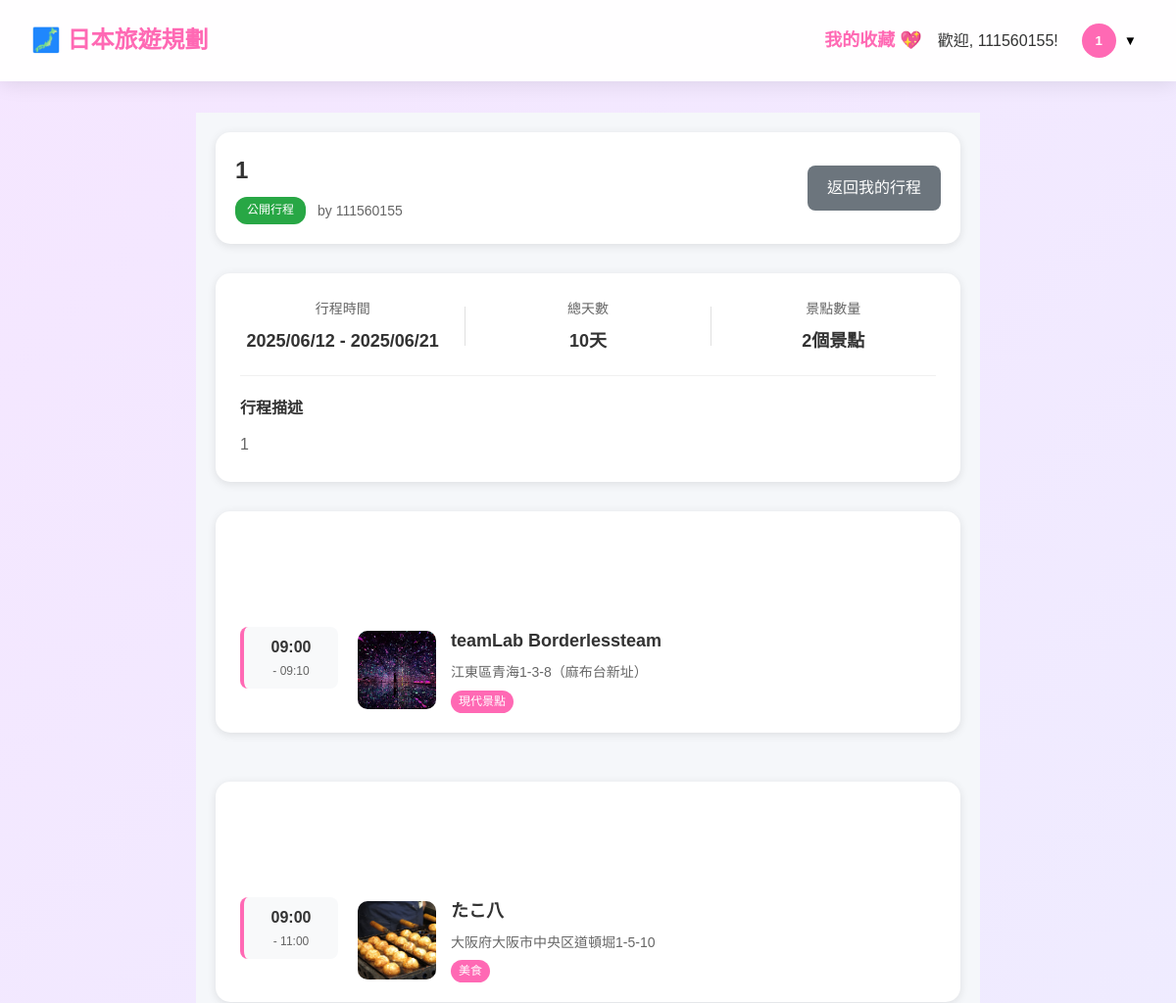
Page /public/trip/16/ (signed in, upper part) on the earlier database version.
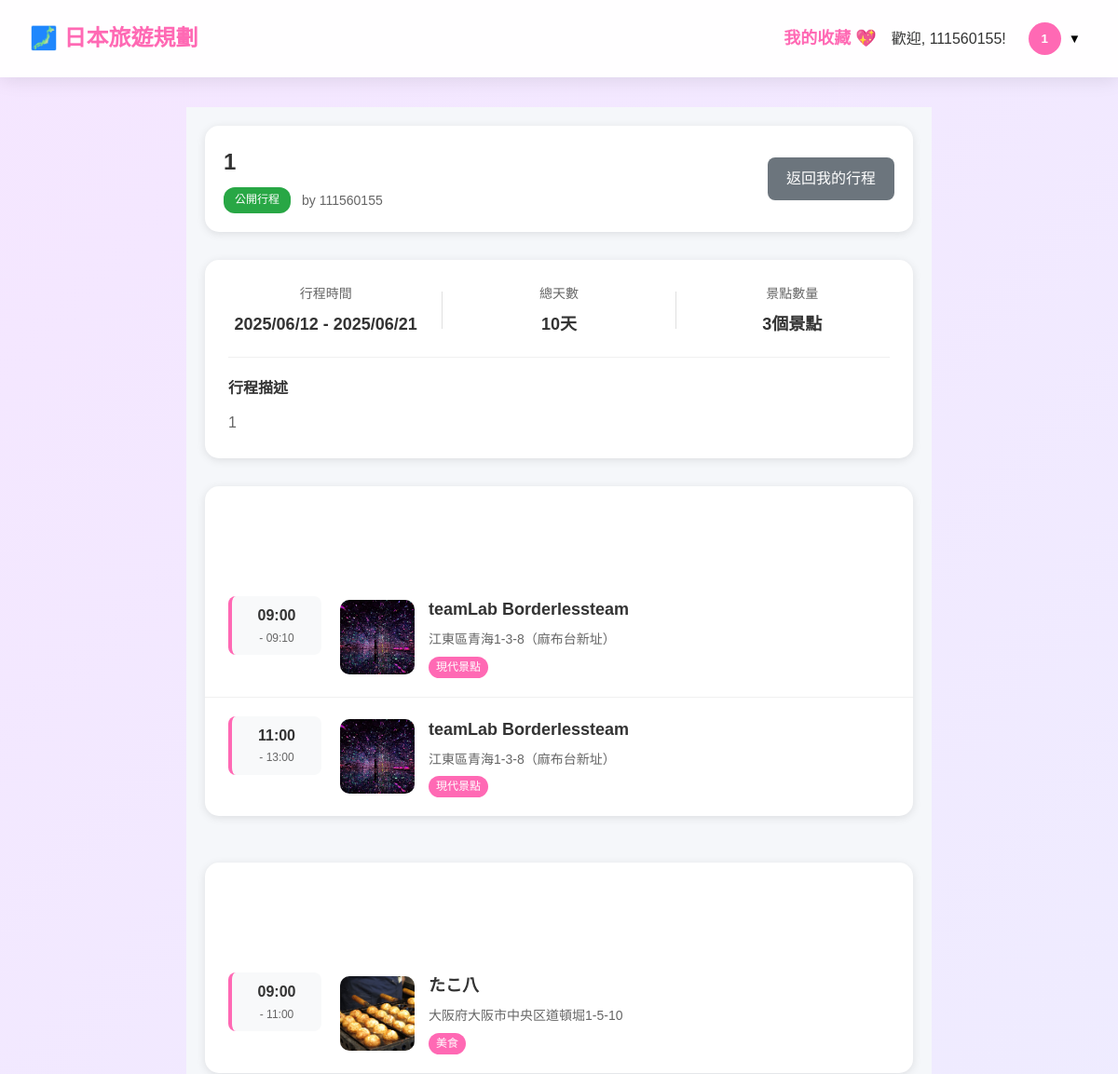
Same page on the later database version.
### travel/models.py (models this page shows, shortened)
class Itinerary(models.Model):
    trip = models.ForeignKey(Trip, on_delete=models.CASCADE, verbose_name='旅程')
    date = models.DateField(verbose_name='日期')
    attraction = models.ForeignKey(Attraction, on_delete=models.CASCADE, verbose_name='景點')  # 直接關聯景點
    visit_time = models.TimeField(null=True, blank=True, verbose_name='參觀時間')
    duration_minutes = models.PositiveIntegerField(default=120, verbose_name='預計停留時間(分鐘)')
    class Meta:
        ordering = ['date', 'visit_time']
        verbose_name = '行程'
        verbose_name_plural = '行程'

class Attraction(models.Model):
    name = models.CharField(max_length=200, verbose_name='景點名稱')
    description = models.TextField(verbose_name='描述')
    address = models.CharField(max_length=300, verbose_name='地址')
    region = models.ForeignKey(Region, on_delete=models.CASCADE, verbose_name='地區')
    attraction_type = models.ForeignKey(AttractionType, on_delete=models.CASCADE, verbose_name='景點類型')
    features = models.TextField(blank=True, verbose_name='特色')
    opening_hours = models.TextField(blank=True, verbose_name='營業時間')
    phone = models.CharField(max_length=20, blank=True, verbose_name='電話')
    website = models.URLField(blank=True, verbose_name='官方網站')
    image = models.ImageField(upload_to='attractions/', blank=True, null=True, verbose_name='圖片')
    class Meta:
        ordering = ['name']  # 移除按評分排序
        verbose_name = '景點'
        verbose_name_plural = '景點'

class AttractionType(models.Model):
    name = models.CharField(max_length=50, unique=True, verbose_name='類型名稱')
    icon = models.CharField(max_length=50, blank=True, verbose_name='圖標')
    class Meta:
        verbose_name = '景點類型'
        verbose_name_plural = '景點類型'

### travel/views.py (the view)
# urls.py: path('public/trip/<int:trip_id>/', views.public_trip_view, name='public_trip'),
def public_trip_view(request, trip_id):
    try:
        trip = get_object_or_404(Trip, id=trip_id)
        total_attractions = Itinerary.objects.filter(trip=trip).count()
        trip_days = list(range(1, trip.duration_days + 1))
        day_itineraries = {}
        for day in trip_days:
            target_date = trip.start_date.date() + timedelta(days=day-1)
            day_attractions = Itinerary.objects.filter(
                trip=trip,
                date=target_date
            ).order_by('visit_time', 'id')
            day_itineraries[day] = day_attractions
        print(f"公開行程查看 - trip_id: {trip_id}, 總景點數: {total_attractions}")
        context = {
            'trip': trip,
            'total_attractions': total_attractions,
            'trip_days': trip_days,
            'day_itineraries': day_itineraries,
            'is_public_view': True,
            'trip_owner': trip.user,
        }
        return render(request, 'travel/public_trip.html', context)
    except Exception as e:
        print(f"public_trip_view 錯誤: {str(e)}")
        return render(request, 'travel/trip_not_found.html', {
            'error_message': '找不到指定的行程，可能已被刪除或設為私人。'
        })

### travel/models.py (called while the page is built)
    @property
    def duration_days(self):
        start_date = self.start_date.date() if hasattr(self.start_date, 'date') else self.start_date
        end_date = self.end_date.date() if hasattr(self.end_date, 'date') else self.end_date
        days = (end_date - start_date).days + 1
        print(f"Debug: {start_date} to {end_date} = {days} days")  # 調試用，之後可刪除
        return days

### travel/templatetags/travel_extras.py (called while the page is built)
@register.filter
def get_item(dictionary, key):
    return dictionary.get(key)

@register.filter
def add_minutes(time_obj, minutes):
    if not time_obj or not minutes:
        return time_obj
    today = datetime.today().date()
    dt = datetime.combine(today, time_obj)
    new_dt = dt + timedelta(minutes=minutes)
    return new_dt.time()

### templates/travel/public_trip.html (shortened to what the changed rows need)
{% extends 'base.html' %}
{% load travel_extras %}
{% block content %}
<div class="public-trip-container">
    <div class="public-trip-header">
        <div class="trip-title-section">
            <h2>{{ trip.trip_name }}</h2>
        </div>
    </div>
    <div class="trip-info-card">
        <div class="trip-overview">
            <div class="overview-item">
                <div class="overview-label">景點數量</div>
                <div class="overview-value">{{ total_attractions }}個景點</div>
            </div>
        </div>
    </div>
    <div class="itinerary-timeline">
        {% for day in trip_days %}
        <div class="day-section" data-day="{{ day }}">
            <div class="day-header">
                <div class="day-badge">
                    <div class="day-number">{{ day }}</div>
                    <div class="day-label">DAY</div>
                </div>
                {% with day_attractions=day_itineraries|get_item:day %}
                    <div class="day-info">
                        <div class="day-title">第 {{ day }} 天</div>
                        <div class="day-count">
                        </div>
                    </div>
                {% endwith %}
            </div>
            <div class="day-attractions">
                {% with day_attractions=day_itineraries|get_item:day %}
                    {% if day_attractions %}
                        {% for itinerary_item in day_attractions %}
                        <div class="attraction-item">
                            <div class="attraction-time">
                                {% if itinerary_item.visit_time %}
                                    {{ itinerary_item.visit_time|time:"H:i" }}
                                {% else %}
                                    09:00
                                {% endif %}
                                <span class="time-duration">-
                                    {% if itinerary_item.visit_time %}
                                        {% with end_time=itinerary_item.visit_time|add_minutes:itinerary_item.duration_minutes %}
                                            {{ end_time|time:"H:i" }}
                                        {% endwith %}
                                    {% else %}
                                        11:00
                                    {% endif %}
                                </span>
                            </div>
                            <div class="attraction-content">
                                <div class="attraction-image">
                                    {% if itinerary_item.attraction.image %}
                                        <img src="{{ itinerary_item.attraction.image.url }}" alt="{{ itinerary_item.attraction.name }}">
                                    {% endif %}
                                </div>
                                <div class="attraction-details">
                                    <div class="attraction-name">{{ itinerary_item.attraction.name }}</div>
                                    <div class="attraction-location">{{ itinerary_item.attraction.address }}</div>
                                    <div class="attraction-type">{{ itinerary_item.attraction.attraction_type.name }}</div>
                                </div>
                            </div>
                        </div>
                        {% endfor %}
                    {% else %}
                        <div class="empty-day">
                            <div class="empty-icon">📍</div>
                            <p>這天還沒有安排景點</p>
                        </div>
                    {% endif %}
                {% endwith %}
            </div>
        </div>
        {% endfor %}
    </div>
</div>
{% endblock %}

Differences in the rows shown:
added Itinerary: visit_time "11:00", value "13:00", attraction.image (picture), attraction.name "teamLab Borderlessteam", attraction.address "江東區青海1-3-8（麻布台新址）", attraction.attraction_type.name "現代景點"
Other differences:
{{ total_attractions }}: "2" → "3"
